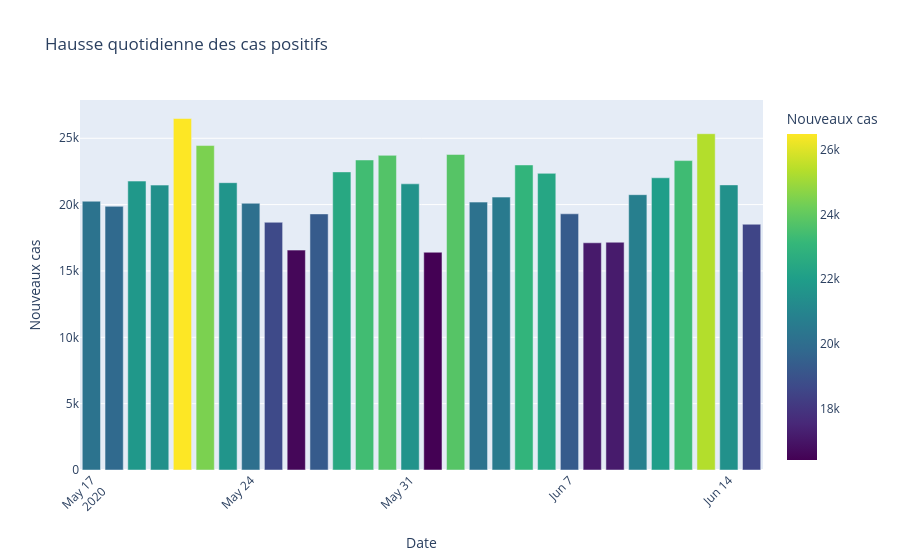

Notebook cell for this chart:
### Code cell
### Cellule 7 - Graphique à barres interactif ###
us_covid19_daily_df.sort_values('date', inplace=True)

# Calcul de la hausse quotidienne des cas positifs
us_covid19_daily_df['hausse_quotidienne'] = us_covid19_daily_df['cas_positifs'].diff()

last_30_days = us_covid19_daily_df.dropna().tail(30)

fig_bar = px.bar(
    last_30_days,
    x='date',
    y='hausse_quotidienne',
    color='hausse_quotidienne',
    color_continuous_scale='Viridis',
    labels={'hausse_quotidienne': "Nouveaux cas", "date": "Date"},
    title="Hausse quotidienne des cas positifs"
)

fig_bar.update_layout(
    hovermode='x unified',
    xaxis_tickangle=-45,
)
fig_bar.show()

### Figure 1 — Plotly figure (JSON) as saved in the notebook; plotly's stock layout.template omitted (floating-point values rounded to 4 significant figures)
{"data": [{"alignmentgroup": "True", "hovertemplate": "Date=%{x}<br>Nouveaux cas=%{marker.color}<extra></extra>", "legendgroup": "", "marker": {"color": [20256, 19873, 21773, 21469, 26490, 24452, 21653, 20101, 18669, 16571, 19300, 22467, 23365, 23712, 21566, 16411, 23780, 20189, 20566, 22990, 22355, 19307, 17123, 17166, 20749, 22023, 23318, 25344, 21486, 18521], "coloraxis": "coloraxis", "pattern": {"shape": ""}}, "name": "", "offsetgroup": "", "orientation": "v", "showlegend": false, "textposition": "auto", "type": "bar", "x": ["2020-05-17T00:00:00", "2020-05-18T00:00:00", "2020-05-19T00:00:00", "2020-05-20T00:00:00", "2020-05-21T00:00:00", "2020-05-22T00:00:00", "2020-05-23T00:00:00", "2020-05-24T00:00:00", "2020-05-25T00:00:00", "2020-05-26T00:00:00", "2020-05-27T00:00:00", "2020-05-28T00:00:00", "2020-05-29T00:00:00", "2020-05-30T00:00:00", "2020-05-31T00:00:00", "2020-06-01T00:00:00", "2020-06-02T00:00:00", "2020-06-03T00:00:00", "2020-06-04T00:00:00", "2020-06-05T00:00:00", "2020-06-06T00:00:00", "2020-06-07T00:00:00", "2020-06-08T00:00:00", "2020-06-09T00:00:00", "2020-06-10T00:00:00", "2020-06-11T00:00:00", "2020-06-12T00:00:00", "2020-06-13T00:00:00", "2020-06-14T00:00:00", "2020-06-15T00:00:00"], "xaxis": "x", "y": [20256, 19873, 21773, 21469, 26490, 24452, 21653, 20101, 18669, 16571, 19300, 22467, 23365, 23712, 21566, 16411, 23780, 20189, 20566, 22990, 22355, 19307, 17123, 17166, 20749, 22023, 23318, 25344, 21486, 18521], "yaxis": "y"}], "layout": {"barmode": "relative", "coloraxis": {"colorbar": {"title": {"text": "Nouveaux cas"}}, "colorscale": [[0, "#440154"], [0.1111, "#482878"], [0.2222, "#3e4989"], [0.3333, "#31688e"], [0.4444, "#26828e"], [0.5556, "#1f9e89"], [0.6667, "#35b779"], [0.7778, "#6ece58"], [0.8889, "#b5de2b"], [1, "#fde725"]]}, "hovermode": "x unified", "legend": {"tracegroupgap": 0}, "title": {"text": "Hausse quotidienne des cas positifs"}, "xaxis": {"anchor": "y", "domain": [0, 1], "tickangle": -45, "title": {"text": "Date"}}, "yaxis": {"anchor": "x", "domain": [0, 1], "title": {"text": "Nouveaux cas"}}}}
